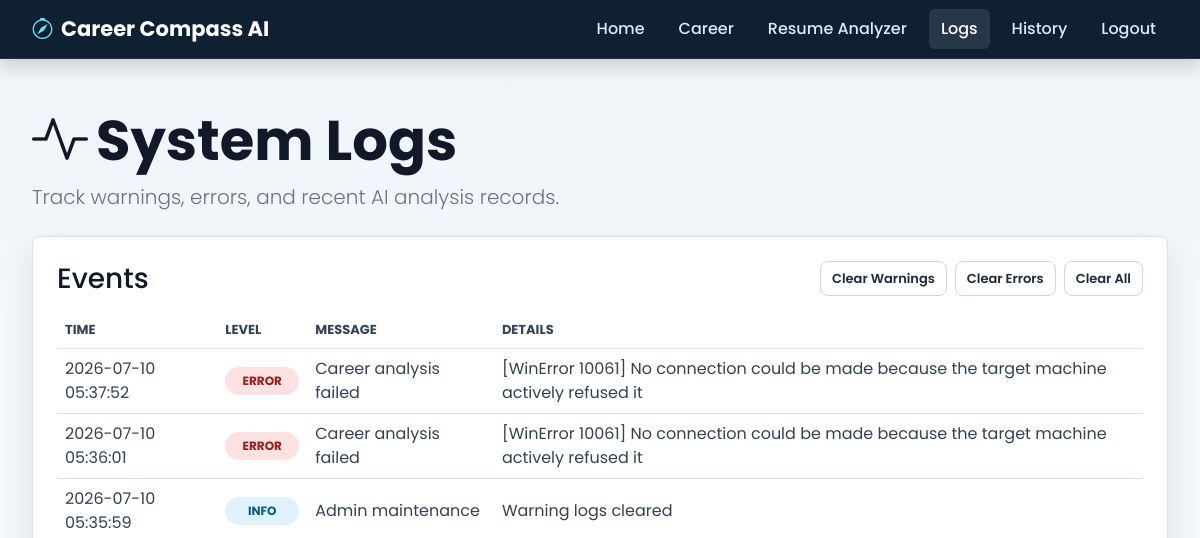
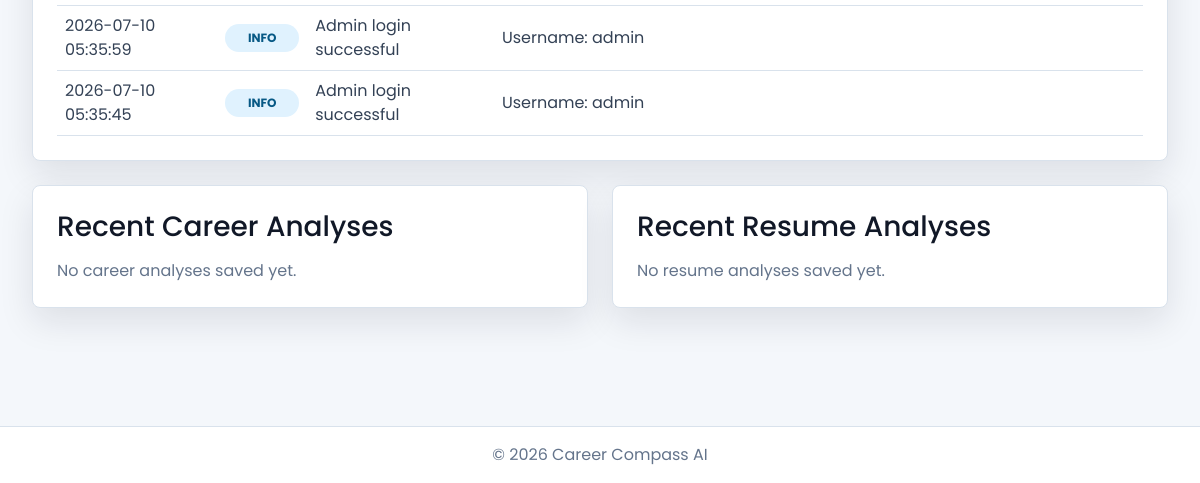
The app's page /admin/logs (signed in), older data (2 pictures, top to bottom).
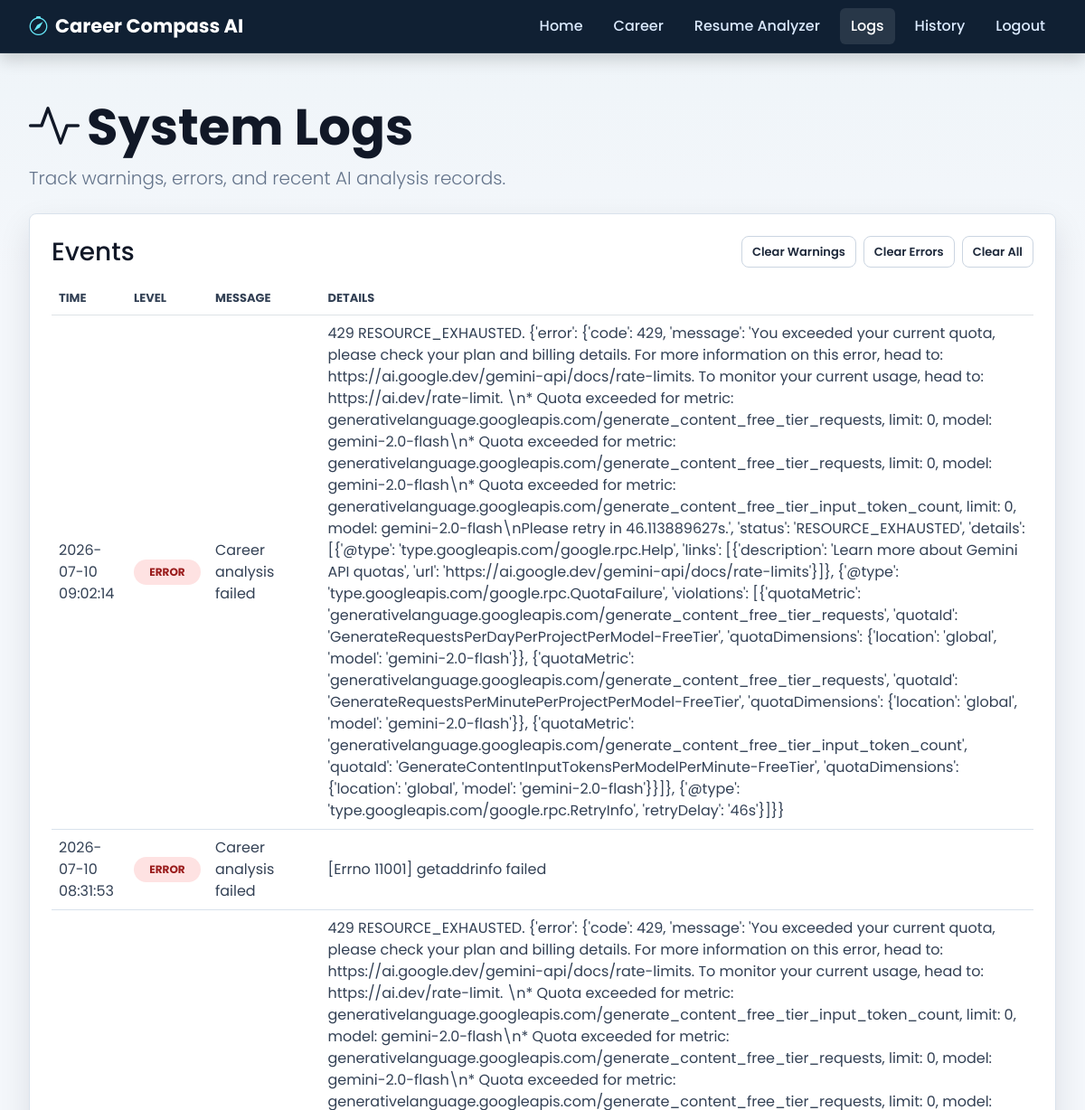
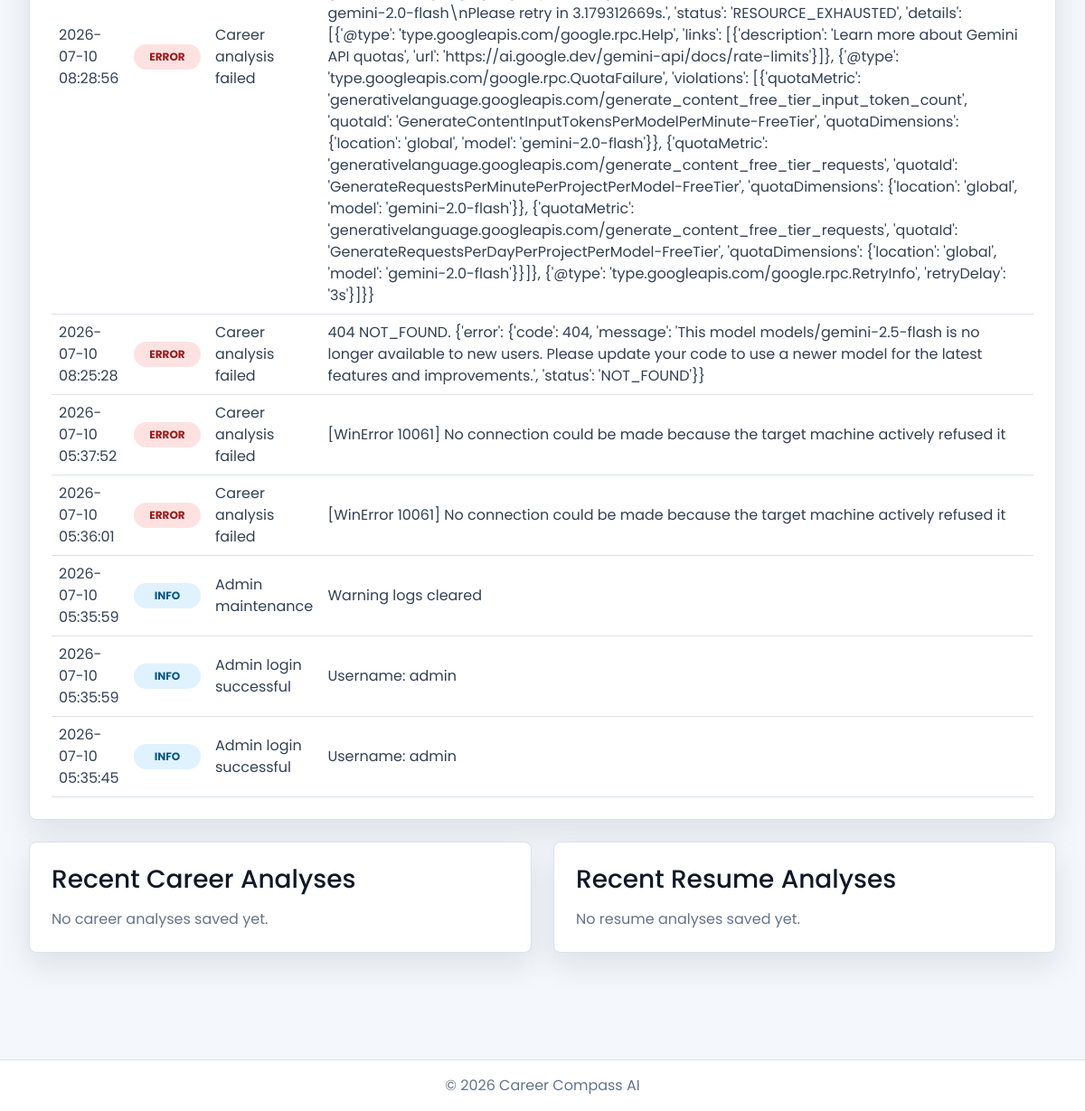
The same page, newer data (2 pictures, top to bottom).
### tables this page shows
CREATE TABLE app_events (
                id INTEGER PRIMARY KEY AUTOINCREMENT,
                level TEXT NOT NULL,
                message TEXT NOT NULL,
                details TEXT,
                created_at TEXT NOT NULL
            );

### app.py (the view)
@app.route("/admin/logs")
@admin_required
def admin_logs():
    with get_db_connection() as connection:
        events = connection.execute(
            "SELECT * FROM app_events ORDER BY id DESC LIMIT 100"
        ).fetchall()
        career_analyses = connection.execute(
            "SELECT * FROM career_analyses ORDER BY id DESC LIMIT 20"
        ).fetchall()
        resume_analyses = connection.execute(
            "SELECT * FROM resume_analyses ORDER BY id DESC LIMIT 20"
        ).fetchall()
    return render_template(
        "admin_logs.html",
        events=events,
        career_analyses=career_analyses,
        resume_analyses=resume_analyses
    )

### app.py (called while the page is built)
def admin_required(view):
    @wraps(view)
    def wrapped_view(*args, **kwargs):
        if not session.get("admin_logged_in"):
            return redirect(url_for("admin_login", next=request.path))
        return view(*args, **kwargs)
    return wrapped_view

def get_db_connection():
    connection = sqlite3.connect(DATABASE_PATH)
    connection.row_factory = sqlite3.Row
    return connection

### templates/admin_logs.html (shortened to what this page needs)
<!DOCTYPE html>
<html lang="en">
<head>
    <link href="https://cdn.jsdelivr.net/npm/bootstrap@5.3.7/dist/css/bootstrap.min.css" rel="stylesheet">
    <link rel="stylesheet" href="https://cdn.jsdelivr.net/npm/bootstrap-icons@1.11.3/font/bootstrap-icons.min.css">
    <link rel="stylesheet" href="{{ url_for('static', filename='css/style.css') }}">
</head>
<body>
<nav class="navbar navbar-expand-lg navbar-dark bg-dark shadow">
    <div class="container">
        <a class="navbar-brand fw-bold" href="/">
            <i class="bi bi-compass me-2"></i>Career Compass AI
        </a>
        <div class="navbar-nav ms-auto">
            <a class="nav-link" href="/">Home</a>
            <a class="nav-link" href="/career">Career</a>
            <a class="nav-link" href="/summarizer">Resume Analyzer</a>
            <a class="nav-link active" href="/admin/logs">Logs</a>
            <a class="nav-link" href="/history">History</a>
            <a class="nav-link" href="/admin/logout">Logout</a>
        </div>
    </div>
</nav>
<main class="container py-5">
    <div class="mb-4">
        <h1 class="display-4 fw-bold">
            <i class="bi bi-activity me-2"></i>System Logs
        </h1>
        <p class="lead">Track warnings, errors, and recent AI analysis records.</p>
    </div>
    <div class="card p-4 mb-4">
        <div class="d-flex flex-wrap align-items-center justify-content-between gap-3 mb-3">
            <h3 class="mb-0">Events</h3>
            <div class="d-flex flex-wrap gap-2">
                <form method="POST" action="/admin/logs/clear">
                    <button class="btn btn-outline-light btn-sm" type="submit">Clear Warnings</button>
                </form>
                <form method="POST" action="/admin/logs/clear">
                    <button class="btn btn-outline-light btn-sm" type="submit">Clear Errors</button>
                </form>
                <form method="POST" action="/admin/logs/clear">
                    <button class="btn btn-outline-light btn-sm" type="submit">Clear All</button>
                </form>
            </div>
        </div>
        <div class="table-responsive">
            <table class="table align-middle">
                <thead>
                    <tr>
                        <th>Time</th>
                        <th>Level</th>
                        <th>Message</th>
                        <th>Details</th>
                    </tr>
                </thead>
                <tbody>
                    {% for event in events %}
                    <tr>
                        <td>{{ event.created_at }}</td>
                        <td>
                            <span class="log-badge log-{{ event.level }}">{{ event.level }}</span>
                        </td>
                        <td>{{ event.message }}</td>
                        <td>{{ event.details }}</td>
                    </tr>
                    {% else %}
                    <tr>
                        <td colspan="4" class="text-center text-light">No events recorded yet.</td>
                    </tr>
                    {% endfor %}
                </tbody>
            </table>
        </div>
    </div>
    <div class="row g-4">
        <div class="col-lg-6">
            <div class="card p-4 h-100">
                <h3 class="mb-3">Recent Career Analyses</h3>
                <div class="analysis-list">
                    {% for item in career_analyses %}
                    <div class="analysis-item">
                        <div class="d-flex justify-content-between gap-3">
                            <strong>{{ item.degree }}</strong>
                            <span class="text-light">{{ item.created_at }}</span>
                        </div>
                        <p class="mb-1"><strong>Interests:</strong> {{ item.interest }}</p>
                        <p class="mb-0"><strong>Skills:</strong> {{ item.skills }}</p>
                    </div>
                    {% else %}
                    <p class="text-light mb-0">No career analyses saved yet.</p>
                    {% endfor %}
                </div>
            </div>
        </div>
        <div class="col-lg-6">
            <div class="card p-4 h-100">
                <h3 class="mb-3">Recent Resume Analyses</h3>
                <div class="analysis-list">
                    {% for item in resume_analyses %}
                    <div class="analysis-item">
                        <div class="d-flex justify-content-between gap-3">
                            <strong>{{ item.filename }}</strong>
                            <span class="text-light">{{ item.created_at }}</span>
                        </div>
                        <p class="mb-0">{{ item.summary[:220] }}{% if item.summary|length > 220 %}...{% endif %}</p>
                    </div>
                    {% else %}
                    <p class="text-light mb-0">No resume analyses saved yet.</p>
                    {% endfor %}
                </div>
            </div>
        </div>
    </div>
</main>
<footer class="text-center py-3">
    <p class="text-light">&copy; 2026 Career Compass AI</p>
</footer>
</body>
</html>

### static/css/style.css (style rules this page uses)
:root { --page: #f4f7fb; --surface: #ffffff; --surface-muted: #eef4f8; --ink: #111827; --muted: #64748b; --line: #d9e2ec; --nav: #102033; --primary: #2563eb; --primary-dark: #1d4ed8; --accent: #0f766e; --warning: #b45309; --shadow: 0 14px 35px rgba(15, 23, 42, .10); }
* { box-sizing: border-box; }
html { scroll-behavior: smooth; }
body { min-height: 100vh; margin: 0; color: var(--ink); background: linear-gradient(180deg, #eef4f8 0, var(--page) 310px), var(--page); font-family: "Poppins", "Segoe UI", Arial, sans-serif; }
.container { max-width: 1160px; }
.navbar { background: var(--nav) !important; border-bottom: 1px solid rgba(255, 255, 255, .08); box-shadow: 0 8px 24px rgba(15, 23, 42, .14); }
.navbar-brand { display: inline-flex; align-items: center; font-size: 21px; font-weight: 700; letter-spacing: 0; }
.navbar-brand i { color: #67e8f9; }
.nav-link { color: #dbeafe !important; margin-left: 10px; border-radius: 6px; font-weight: 500; padding: 8px 12px !important; }
.nav-link:hover, .nav-link.active { color: #ffffff !important; background: rgba(255, 255, 255, .10); }
main.container { min-height: calc(100vh - 170px); }
.card { background: var(--surface) !important; color: var(--ink) !important; border: 1px solid var(--line); border-radius: 8px; box-shadow: var(--shadow); overflow: hidden; }
.card h4, .card h5, .card p { color: inherit; }
.card p, .lead { color: var(--muted); }
.btn { border-radius: 8px; font-weight: 600; padding: 11px 20px; transition: background-color .2s, border-color .2s, box-shadow .2s, transform .2s; }
.btn-outline-light { color: #1e293b; background: #ffffff; border-color: #cbd5e1; }
.table { margin-bottom: 0; }
.table th { color: #334155; font-size: 13px; text-transform: uppercase; }
.table td { color: #334155; border-color: var(--line); }
.log-badge { display: inline-flex; align-items: center; min-width: 74px; justify-content: center; padding: 5px 8px; border-radius: 999px; font-size: 12px; font-weight: 700; text-transform: uppercase; }
.log-info { color: #075985; background: #e0f2fe; }
.log-error { color: #991b1b; background: #fee2e2; }
.analysis-list { display: grid; gap: 12px; }
.btn-sm { padding: 7px 11px; font-size: 13px; }
.display-3, .display-4 { color: var(--ink); font-weight: 800; letter-spacing: 0; }
.text-light { color: var(--muted) !important; }
footer { margin-top: 70px; padding: 24px; color: var(--muted); background: #ffffff; border-top: 1px solid var(--line); }
footer p { margin-bottom: 0; }

Row changes from the older to the newer data that the page shows:
added app_events: created_at "2026-07-10 09:02:14", level "ERROR", message "Career analysis failed", details "429 RESOURCE_EXHAUSTED. {'error': {'code': 429, 'message': 'You exceeded your current quota, please check your plan and billing details. For more information on this error, head to: https://ai.google.dev/gemini-api/docs/rate-limits. To monitor your current usage, head to: https://ai.dev/rate-limit. \\n* Quota exceeded for metric: generativelanguage.googleapis.com/generate_content_free_tier_requests, limit: 0, model: gemini-2.0-flash\\n* Quota exceeded for metric: generativelanguage.googleapis.com/generate_content_free_tier_requests, limit: 0, model: gemini-2.0-flash\\n* Quota exceeded for metric: generativelanguage.googleapis.com/generate_content_free_tier_input_token_count, limit: 0, model:…"
added app_events: created_at "2026-07-10 08:31:53", level "ERROR", message "Career analysis failed", details "[Errno 11001] getaddrinfo failed"
added app_events: created_at "2026-07-10 08:28:56", level "ERROR", message "Career analysis failed", details "429 RESOURCE_EXHAUSTED. {'error': {'code': 429, 'message': 'You exceeded your current quota, please check your plan and billing details. For more information on this error, head to: https://ai.google.dev/gemini-api/docs/rate-limits. To monitor your current usage, head to: https://ai.dev/rate-limit. \\n* Quota exceeded for metric: generativelanguage.googleapis.com/generate_content_free_tier_input_token_count, limit: 0, model: gemini-2.0-flash\\n* Quota exceeded for metric: generativelanguage.googleapis.com/generate_content_free_tier_requests, limit: 0, model: gemini-2.0-flash\\n* Quota exceeded for metric: generativelanguage.googleapis.com/generate_content_free_tier_requests, limit: 0, model:…"
added app_events: created_at "2026-07-10 08:25:28", level "ERROR", message "Career analysis failed", details "404 NOT_FOUND. {'error': {'code': 404, 'message': 'This model models/gemini-2.5-flash is no longer available to new users. Please update your code to use a newer model for the latest features and improvements.', 'status': 'NOT_FOUND'}}"
